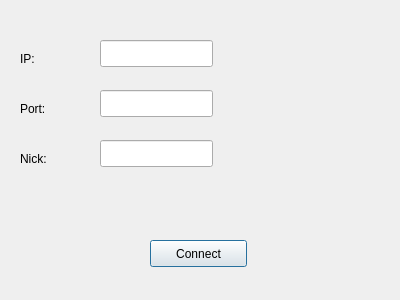
<?xml version="1.0" encoding="UTF-8"?>
<ui version="4.0">
 <class>Dialog</class>
 <widget class="QDialog" name="Dialog">
  <property name="geometry">
   <rect>
    <x>0</x>
    <y>0</y>
    <width>400</width>
    <height>300</height>
   </rect>
  </property>
  <property name="sizePolicy">
   <sizepolicy hsizetype="MinimumExpanding" vsizetype="MinimumExpanding">
    <horstretch>0</horstretch>
    <verstretch>0</verstretch>
   </sizepolicy>
  </property>
  <property name="windowTitle">
   <string>Dialog</string>
  </property>
  <widget class="QPushButton" name="pushButton">
   <property name="geometry">
    <rect>
     <x>150</x>
     <y>240</y>
     <width>97</width>
     <height>27</height>
    </rect>
   </property>
   <property name="text">
    <string>Connect</string>
   </property>
  </widget>
  <widget class="QLabel" name="label">
   <property name="geometry">
    <rect>
     <x>20</x>
     <y>50</y>
     <width>67</width>
     <height>17</height>
    </rect>
   </property>
   <property name="text">
    <string>IP:</string>
   </property>
  </widget>
  <widget class="QLineEdit" name="lineEdit">
   <property name="geometry">
    <rect>
     <x>100</x>
     <y>40</y>
     <width>113</width>
     <height>27</height>
    </rect>
   </property>
  </widget>
  <widget class="QLabel" name="label_2">
   <property name="geometry">
    <rect>
     <x>20</x>
     <y>100</y>
     <width>67</width>
     <height>17</height>
    </rect>
   </property>
   <property name="text">
    <string>Port:</string>
   </property>
  </widget>
  <widget class="QLineEdit" name="lineEdit_2">
   <property name="geometry">
    <rect>
     <x>100</x>
     <y>90</y>
     <width>113</width>
     <height>27</height>
    </rect>
   </property>
  </widget>
  <widget class="QLabel" name="label_3">
   <property name="geometry">
    <rect>
     <x>20</x>
     <y>150</y>
     <width>67</width>
     <height>17</height>
    </rect>
   </property>
   <property name="text">
    <string>Nick:</string>
   </property>
  </widget>
  <widget class="QLineEdit" name="lineEdit_3">
   <property name="geometry">
    <rect>
     <x>100</x>
     <y>140</y>
     <width>113</width>
     <height>27</height>
    </rect>
   </property>
  </widget>
 </widget>
 <resources/>
 <connections/>
</ui>
